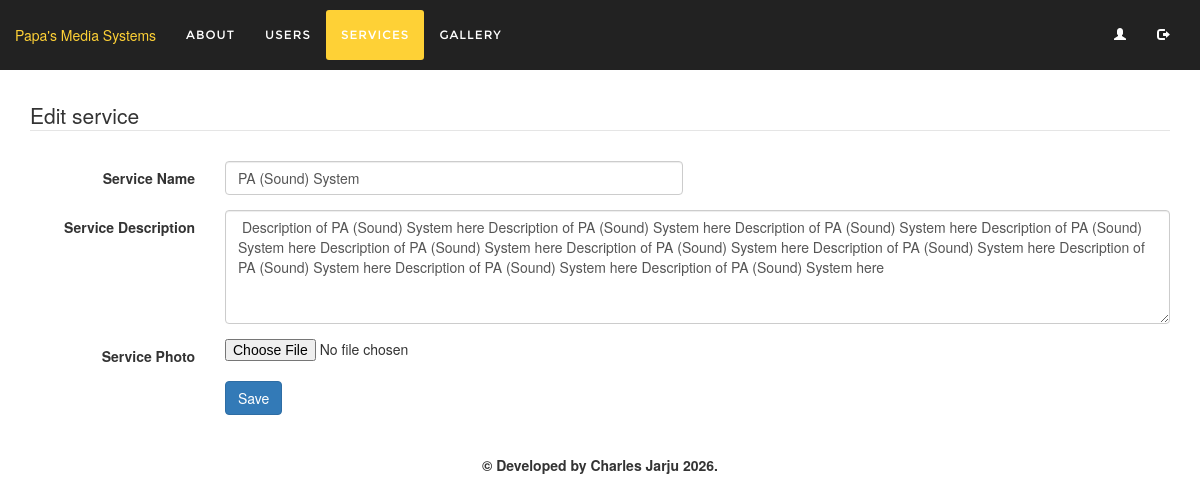
The page /admin/services/edit.php?id=1 on the database its author committed.
### tables this page shows
CREATE TABLE `services` (
  `id` int(11) NOT NULL,
  `svc_name` varchar(255) NOT NULL,
  `svc_descr` text NOT NULL,
  `svc_img_name` varchar(255) NOT NULL
);

### admin/services/edit.php (the view, shortened to what this page needs)
<!DOCTYPE html>
<html lang="en">
<head>
    <?php require_once '../includes/_head_elements.php'?>
</head>
<body>
    <?php
        require_once '../includes/_header.php';
    ?>
	<div class="container">
		<div class="row">
			<div class="col-lg-12">
            <?php
				require_once '../../assets/php/_database.php';
				$id = $conn->real_escape_string($_GET['id']);
				$sql = "SELECT * FROM services WHERE id = '$id'";
				$result = $conn->query($sql);
				if ($result->num_rows > 0) {
					$row = $result->fetch_assoc();
					$svc_name = trim($row['svc_name']);
					$svc_descr = trim($row['svc_descr']);
$form = <<<STRHTML
<form method="post" name="edit-service" id="edit-service" class="form-horizontal" action="do_edit" enctype="multipart/form-data" onsubmit="return validateForm(this.id)">
<fieldset>
  <legend>Edit service</legend>
    <p>
        <input type="hidden" name="rec_id" id="rec_id" value="$id" />
    </p>
	<div class="form-group">
		<label id="svc_name-label" for="svc_name" class="col-sm-2 control-label">Service Name</label>
		<div class="col-sm-5">
			<input type="text" name="svc_name" id="svc_name" class="form-control obligatory" value="$svc_name" required maxlength="255" />
		</div>
	</div>
	<div class="form-group">
		<label id="svc_descr-label" for="svc_descr" class="col-sm-2 control-label">Service Description</label>
		<div class="col-sm-10">
			<textarea rows="5" name="svc_descr" id="svc_descr" class="form-control obligatory" required maxlength="5000"> $svc_descr </textarea>
		</div>
	</div>
	<div class="form-group">
		<label id="file_to_upload-label" for="file_to_upload" class="col-sm-2 control-label">Service Photo</label>
		<div class="col-sm-10">
			<input type="file" name="file_to_upload" id="file_to_upload" />
		</div>
	</div>
	<div class="form-group">
		<div class="col-sm-offset-2 col-sm-10">
			<button type="submit" class="btn btn-primary">Save</button>
		</div>
	</div>
</fieldset>
</form>
STRHTML;
                    echo $form;
                }
                else {
                    array_push($_SESSION['flash'], "Could not retrieve record.");
                    redirect(".");
                }
            ?>
            </div>
        </div>
    </div>
	<?php require_once '../includes/_footer.php'?>
</body>
</html>

### admin/assets/css/admin.css (style rules this page uses)
body { overflow-x: hidden; font-family: "Roboto Slab", "Helvetica Neue", Helvetica, Arial, sans-serif; }
.form-control, input { font-size: 16px; }
@media (min-width: 768px) { .form-control, input { font-size: 14px; } }

### rows shown on the page
services: svc_name "PA (Sound) System", svc_descr "Description of PA (Sound) System here Description of PA (Sound) System here Description of PA (Sound) System here Description of PA (Sound) System here Description of PA (Sound) System here Description of PA (Sound) System here Description of PA (Sound) System here Description of PA (Sound) System here Description of PA (Sound) System here Description of PA (Sound) System here"
